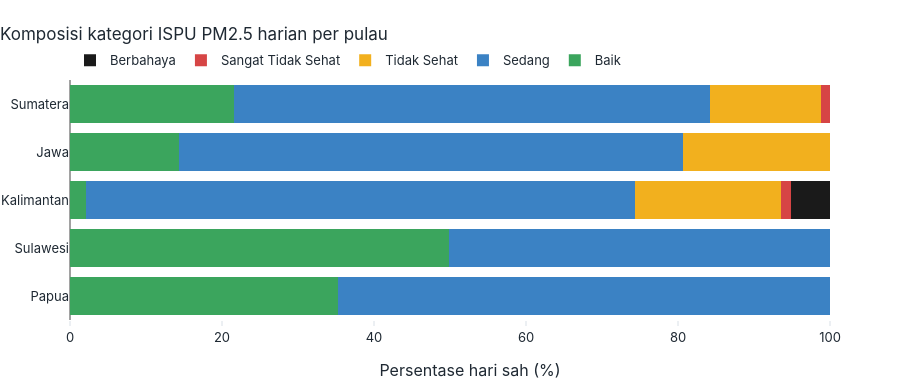

The notebook cell this image was saved under:
### Code cell
print("Kategori ISPU PM2.5 harian (hari dengan rata-rata sah):")
kat = d.kategori_ispu_pm25.value_counts().reindex(cfg.ISPU_KATEGORI)
display(pd.DataFrame({"hari": kat, "persen": (100 * kat / kat.sum()).round(2)}).T)
fig = G.fig_ispu_per_pulau(d); style.simpan_html(fig, "03_ispu_per_pulau"); fig.show()

print("Episode kabut asap (PM2.5 harian > 150 µg/m³, ≥ 3 hari kalender berturut-turut):")
ep = (d[d.episode_asap].groupby(["kode_stasiun", "id_episode"], observed=True)
      .agg(awal=("tanggal", "min"), akhir=("tanggal", "max"), hari=("tanggal", "size"), pm25_maks_harian=("pm25_ug_m3", "max")).reset_index())
ep["kelompok_lokasi"] = ep.kode_stasiun.astype(str).map(sites.set_index("kode_stasiun").kelompok_lokasi)
display(ep.round(1))
print("Hari episode per bulan kalender:", d[d.episode_asap].bulan.value_counts().sort_index().to_dict())

### Figure 1 — Plotly figure (JSON) as saved in the notebook; plotly's stock layout.template omitted (floating-point values rounded to 4 significant figures)
{"data": [{"hovertemplate": "%{y}<br>Baik: %{x:.1f}%<extra></extra>", "marker": {"color": "#3BA55D"}, "name": "Baik", "orientation": "h", "type": "bar", "x": [21.62, 14.29, 2.082, 49.9, 35.29], "y": ["Sumatera", "Jawa", "Kalimantan", "Sulawesi", "Papua"]}, {"hovertemplate": "%{y}<br>Sedang: %{x:.1f}%<extra></extra>", "marker": {"color": "#3B82C4"}, "name": "Sedang", "orientation": "h", "type": "bar", "x": [62.65, 66.42, 72.27, 50.1, 64.71], "y": ["Sumatera", "Jawa", "Kalimantan", "Sulawesi", "Papua"]}, {"hovertemplate": "%{y}<br>Tidak Sehat: %{x:.1f}%<extra></extra>", "marker": {"color": "#F2B01E"}, "name": "Tidak Sehat", "orientation": "h", "type": "bar", "x": [14.59, 19.3, 19.18, 0.0, 0.0], "y": ["Sumatera", "Jawa", "Kalimantan", "Sulawesi", "Papua"]}, {"hovertemplate": "%{y}<br>Sangat Tidak Sehat: %{x:.1f}%<extra></extra>", "marker": {"color": "#D64545"}, "name": "Sangat Tidak Sehat", "orientation": "h", "type": "bar", "x": [1.147, 0.0, 1.331, 0.0, 0.0], "y": ["Sumatera", "Jawa", "Kalimantan", "Sulawesi", "Papua"]}, {"hovertemplate": "%{y}<br>Berbahaya: %{x:.1f}%<extra></extra>", "marker": {"color": "#1A1A1A"}, "name": "Berbahaya", "orientation": "h", "type": "bar", "x": [0.0, 0.0, 5.136, 0.0, 0.0], "y": ["Sumatera", "Jawa", "Kalimantan", "Sulawesi", "Papua"]}], "layout": {"barmode": "stack", "height": 380, "title": {"text": "Komposisi kategori ISPU PM2.5 harian per pulau"}, "xaxis": {"title": {"text": "Persentase hari sah (%)"}}, "yaxis": {"autorange": "reversed"}}}
